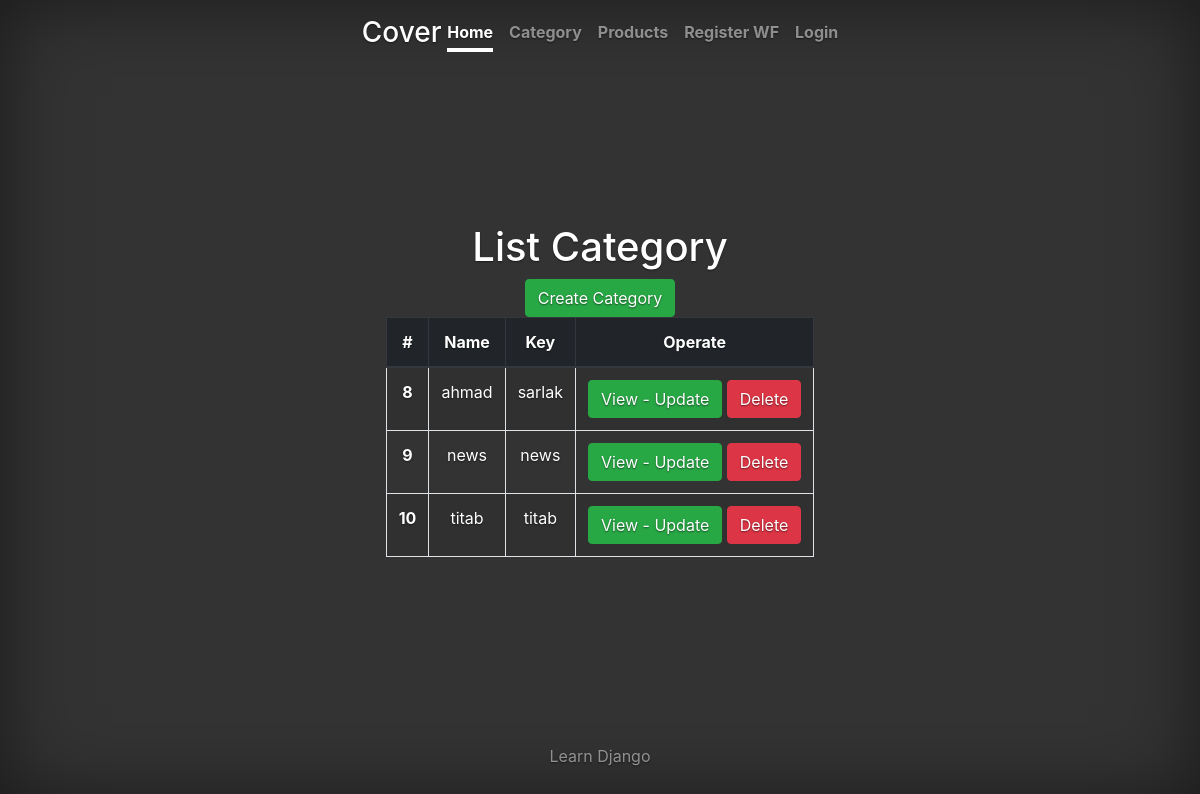
Before: /store/list_category with the older database file.
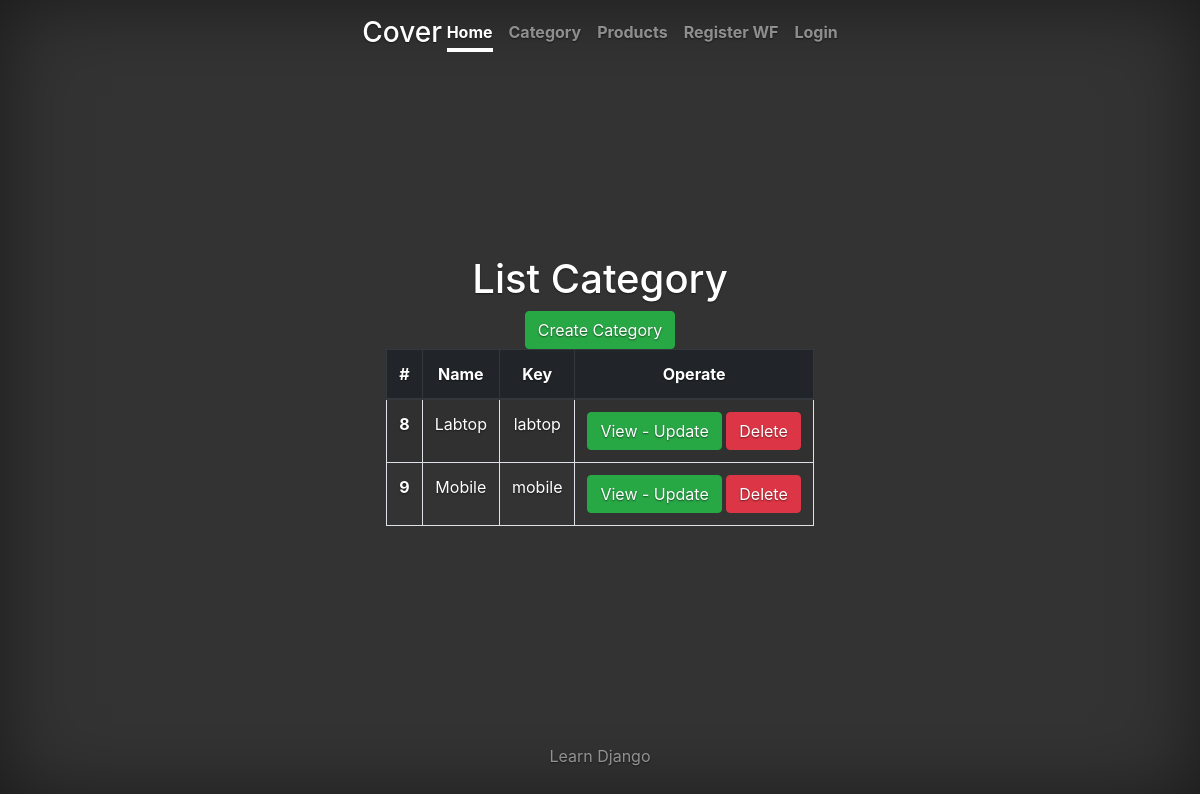
After: the same page with the newer database file.
### store/models.py (models this page shows)
class Category(models.Model):
    name = models.CharField(max_length=100)
    key = models.CharField(unique=True, max_length=100)
    class Meta:
        verbose_name_plural = "Categories"
        ordering = ["name"]
        verbose_name = "Category"
        db_table = 'category'

### store/views.py (the view)
# urls.py: path('list_category', list_category_view, name='list_category'),
def list_category_view(request):
    category = Category.objects.all()
    return render(request, 'list_category.html', {'category': category})

### templates/list_category.html (shortened to what this page needs)
{% extends 'base_layout.html' %}
{% block main %}
    <h1>List Category</h1>
    <a class="btn btn-success" href="{% url 'create_category' %}">
        Create Category
    </a>
    <table class="table table-striped table-hover table-bordered">
        <thead class="thead-dark">
        <tr>
            <th scope="col">#</th>
            <th scope="col">Name</th>
            <th scope="col">Key</th>
            <th scope="col">Operate</th>
        </tr>
        </thead>
        <tbody>
        {% for c in category %}
            <tr>
                <th scope="row">{{ c.id }}</th>
                <td>{{ c.name }}</td>
                <td>{{ c.key }}</td>
                <td>
                    <a class="btn btn-success" href="{% url 'detail_category_view' id=c.id %}">
                        View - Update
                    </a>
                    <a class="btn btn-danger" href="{% url 'delete_category' id=c.id %}">
                        Delete
                    </a>
                </td>
            </tr>
        {% endfor %}
        </tbody>
    </table>
{% endblock %}

Changed rows visible on the page:
removed Category: id "10", name "titab", key "titab"
changed Category id 8: name "ahmad" → "Labtop"; key "sarlak" → "labtop"
changed Category id 9: name "news" → "Mobile"; key "news" → "mobile"
